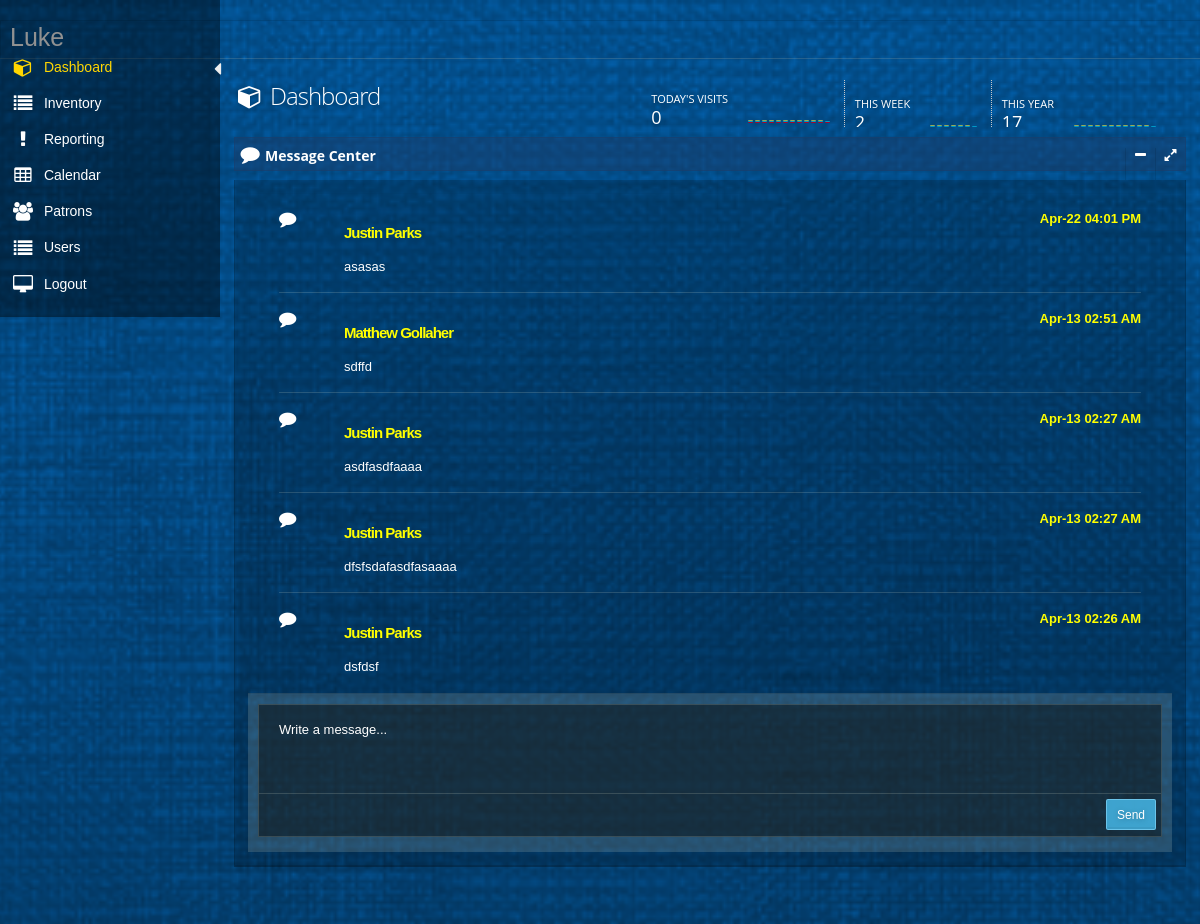
Screenshot of /home (signed in) with the database file from the repository.
### tables this page shows
CREATE TABLE "Message" (
	`Id`	INTEGER NOT NULL UNIQUE,
	`Author`	TEXT NOT NULL,
	`Time`	TEXT NOT NULL,
	`Content`	TEXT NOT NULL,
	PRIMARY KEY(`Id`)
);

### app.py (the view)
@app.route('/')
@app.route('/index')
@app.route('/menu')
@app.route('/home')
def index():
    logMessage('index')
    return loginModule.index()

### app.py (called while the page is built)
def logMessage(log):
    currentTime = datetime.now(pytz.timezone('US/Central'))
    with open("debugLog.txt", "a") as logFile:
        print(str(request.environ['REMOTE_ADDR']) + '- {:%Y-%m-%d %H:%M:%S}'.format(datetime.now(pytz.timezone('US/Central'))) + ': ' + str(log) + '\n')
        logFile.write(str(request.environ['REMOTE_ADDR']) + '- {:%Y-%m-%d %H:%M:%S}'.format(datetime.now(pytz.timezone('US/Central'))) + ': ' + str(log) + '\n')

### databaseFunctions.py (called while the page is built)
def getAllVisitPatronVisitTimes():
    with engine.connect() as connection:
        sqlText = text("SELECT PatronVisitTime FROM VisitHistory ORDER by Id")
        result = engine.execute(sqlText)
        patronVisitTimes = []
        for row in result:
            patronVisitTimes.append(row[0])
        if not patronVisitTimes:
            return None
        else:
            return patronVisitTimes

def getAllVisitPatronVisitDates():
    with engine.connect() as connection:
        sqlText = text("SELECT PatronVisitDate FROM VisitHistory ORDER by Id")
        result = engine.execute(sqlText)
        patronVisitDates = []
        for row in result:
            patronVisitDates.append(row[0])
        if not patronVisitDates:
            return None
        else:
            return patronVisitDates

def getTop100MessageAuthors():
    with engine.connect() as connection:
        sqlText = text("SELECT Author FROM Message ORDER by Id DESC LIMIT 100")
        result = engine.execute(sqlText)
        authors = []
        for row in result:
            authors.append(row[0])
        if not authors:
            return None
        else:
            return authors

def getTop100MessageTimes():
    with engine.connect() as connection:
        sqlText = text("SELECT Time FROM Message ORDER by Id DESC LIMIT 100")
        result = engine.execute(sqlText)
        times = []
        for row in result:
            times.append(row[0])
        if not times:
            return None
        else:
            return times

def getTop100MessageContents():
    with engine.connect() as connection:
        sqlText = text("SELECT Content FROM Message ORDER by Id DESC LIMIT 100")
        result = engine.execute(sqlText)
        contents = []
        for row in result:
            contents.append(row[0])
        if not contents:
            return None
        else:
            return contents

### loginModule.py (called while the page is built)
def timeInRange(start, end, x):
    if start <= end:
        return start <= x <= end
    else:
        return start <= x or x <= end

### templates/menu.html (shortened to what this page needs)
﻿{% extends "layout.html" %}
{% block body %}
<div id="main" role="main">
    <div id="content">
        <div class="row">
            <div class="col-xs-12 col-sm-7 col-md-7 col-lg-4">
                <h1 class="page-title txt-color-blueDark">
                    <i class="fa-fw fa fa-cube"></i>
                    Dashboard
                </h1>
            </div>
            <div class="col-xs-12 col-sm-5 col-md-5 col-lg-8">
                <ul id="sparks" style="padding-right: 30px;">
                    <li class="sparks-info">
                        <h5> Today's Visits <span class="txt-color-blue">{{ totalTodaysVisits }}</span></h5>
                        <div class="sparkline txt-color-blue hidden-mobile hidden-md hidden-sm">
                        </div>
                    </li>
                    <li class="sparks-info">
                        <br />
                        <h5> This Week <span class="txt-color-blue">{{ totalWeekVisists }}</span></h5>
                        <div class="sparkline txt-color-purple hidden-mobile hidden-md hidden-sm">
                        </div>
                    </li>
                    <li class="sparks-info">
                        <br />
                        <h5> This Year <span class="txt-color-blue"> {{totalMonthVisits}} </span></h5>
                        <div class="sparkline txt-color-greenDark hidden-mobile hidden-md hidden-sm">
                        </div>
                    </li>
                </ul>
            </div>
        </div>
        <section id="widget-grid" class="">
            <div class="row">
                <article class="col-xs-12 col-sm-12 col-md-12 col-lg-12">
                    <div class="jarviswidget jarviswidget-color-blueDark" id="wid-id-1" data-widget-editbutton="false" data-widget-colorbutton="false" data-widget-deletebutton="false">
                        <header style="padding-top:10px">
                            <span class="widget-icon"> <i class="fa fa-comment icon fa-lg"></i> </span>
                            <h2 style="line-height:15px"><strong>Message Center</strong></h2>
                        </header>
                        <div>
                            <div class="widget-body">
                                <div id="chat-body" class="chat-body custom-scroll" style="height: 500px;">
                                    <ul>
                                        {% for row in messageTable %}
                                        <li class="message">
                                            <i class="fa fa-comment icon fa-lg" aria-hidden="true"></i>
                                            <br />
                                            <div class="message-text">
                                                <time style="color:yellow; font-size: 13px; font-weight:bolder">
                                                    {{ row['time'] }}
                                                </time> <a style="color:yellow; font-size: 15px; font-weight:bolder" class="username">{{ row['author'] }}</a> <br />{{ row['content'] }}
                                            </div>
                                            <hr>
                                        </li>
                                        {% endfor %}
                                    </ul>
                                </div>
                                <div class="chat-footer">
                                    <div class="textarea-div">
                                        <div class="typearea">
                                            <textarea class="form-control" placeholder="Write a message..." rows="3" maxlength="2500" id="content" name="content"></textarea>
                                        </div>
                                    </div>
                                    <span class="textarea-controls">
                                        <button class="btn btn-sm btn-primary pull-right" id="addMessage">
                                            Send
                                        </button>
                                    </span>
                                </div>
                            </div>
                        </div>
                    </div>
                </article>
            </div>
        </section>
    </div>
</div>
{% endblock %}

### static/css/styles.css (style rules this page uses)
body { width:100%; height:100% }

### static/css/signature-pad.css (style rules this page uses)
body { font-family: Helvetica, Sans-Serif; -moz-user-select: none; -webkit-user-select: none; -ms-user-select: none; }

### rows the page displays
Message: time "Apr-22 04:01 PM", author "Justin Parks", content "asasas"
Message: time "Apr-13 02:51 AM", author "Matthew Gollaher", content "sdffd"
Message: time "Apr-13 02:27 AM", author "Justin Parks", content "asdfasdfaaaa"
Message: time "Apr-13 02:27 AM", author "Justin Parks", content "dfsfsdafasdfasaaaa"
Message: time "Apr-13 02:26 AM", author "Justin Parks", content "dsfdsf"

### other values shown
{{ session['currentUserFirstName'] }} "Luke"
{{ totalTodaysVisits }} "0"
